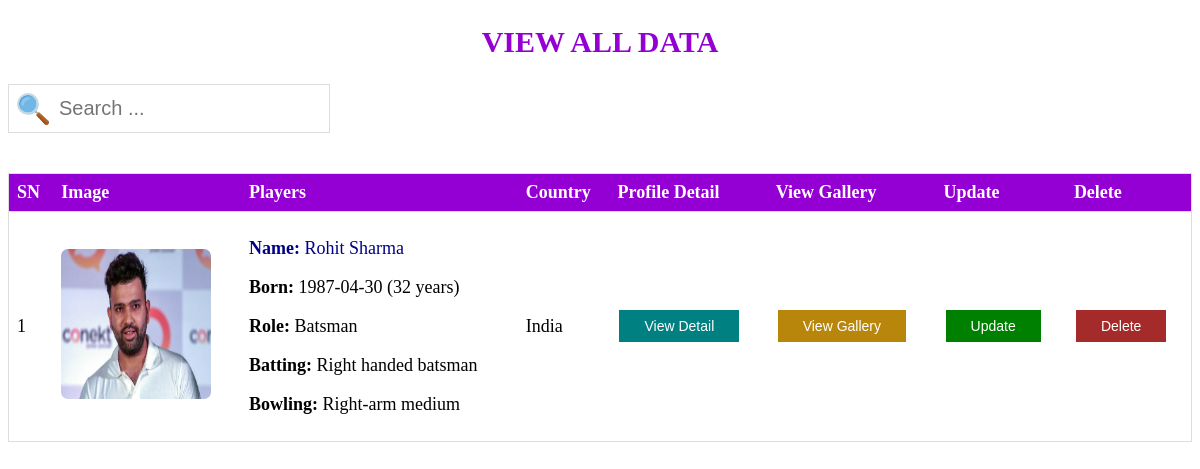
Screenshot of /viewdata.php with the database file from the repository.
### tables this page shows
CREATE TABLE `info` (
  `SN` int(11) NOT NULL AUTO_INCREMENT,
  `PlayerName` varchar(45) NOT NULL,
  `Born` varchar(45) DEFAULT NULL,
  `Role` varchar(45) DEFAULT NULL,
  `BattingStyle` varchar(45) DEFAULT NULL,
  `BowlingStyle` varchar(45) DEFAULT NULL,
  `Image` varchar(45) DEFAULT 'nophoto.png',
  `Country` varchar(45) DEFAULT NULL,
  `BirthPlace` varchar(45) DEFAULT '-',
  `Teams` longtext,
  `Description` longtext,
  PRIMARY KEY (`SN`,`PlayerName`)
);

### viewdata.php (the view, shortened to what this page needs)
<!DOCTYPE html>
<html>
    <head>
        <link rel="stylesheet" type="text/css" href="css/picgallery.css">
	    <link rel="stylesheet" type="text/css" href="css/lightbox.min.css">
    </head>
    <body>
        <h2>VIEW ALL DATA</h2>
        <input type="text" id="myInput" onkeyup="myFunction()" placeholder="Search ..." title="Type in a name">
        <table id="myTable">
        <thead>
            <tr>
                <th>SN</th>
                <th>Image</th>
                <th>Players </th>
                <th>Country</th>
                <th>Profile Detail</th>
                <th>View Gallery</th>
                <th>Update</th>
                <th>Delete</th>
            </tr>
        </thead>
        <tbody>
            <?php
                $host='localhost';
                $username='root';
                $password='vijay';
                $database='crud';
                $conn=mysqli_connect($host,$username,$password,$database) or die(mysqli_error($conn));
                $sql="select * from info";
                $result=mysqli_query($conn,$sql) or die(mysqli_error($conn));
                $snn=1;
                if($result==true)
                {
                    while($row=mysqli_fetch_assoc($result))
                    {
                        $sn=$row['SN'];
                        $playername=$row['PlayerName'];
                        $born=$row['Born'];
                        $role=$row['Role'];
                        $battingstyle=$row['BattingStyle'];
                        $bowlingstyle=$row['BowlingStyle'];
                        $image=$row['Image'];
                        $country=$row['Country'];
                        $date1=date("Y-m-d");
                        $date2=$born;
                        $diff = abs(strtotime($date2) - strtotime($date1));
                        $years = floor($diff / (365*60*60*24));
                        ?>
                        <tr>
                            <td><?php echo $snn++ ?></td>
                            <td>
                              <a href="img/<?php echo $image ?>" data-lightbox="MyGallery" data-title="<?php echo $image ?>"><img style="border-radius: 7px;" src="img/<?php echo $image ?>" height="150px" width="150px"></a>
                            </td>
                            <td>
                                <p class="innerdata"><span class="innerdata1">Name:</span> <?php echo $playername ?></p>
                                <p ><span class="innerdata1">Born: </span> <?php echo $born ?><span> (<?php echo $years ?> years)</span></p>
                                <p ><span class="innerdata1">Role:</span> <?php echo $role ?></p>
                                <p ><span class="innerdata1">Batting:</span> <?php echo $battingstyle ?></p>
                                <p ><span class="innerdata1">Bowling:</span> <?php echo $bowlingstyle ?></p>
                            </td>
                            <td><?php echo $country ?></td>
                            <td>
                                 <a href="detailprofile.php?PlayerName=<?php echo $playername ?>"><button class="btnprofile" type="button">View Detail</button></a><br>
                            </td>
                            <td>
                                 <a href="viewgallery.php?PlayerName=<?php echo $playername ?>"><button class="btngallery" type="button">View Gallery</button></a>
                            </td>
                            <td>
                                <a href="edit.php?sno=<?php echo $sn ?>"><button class="button" type="button">Update</button></a>
                            </td>
                            <td>
                                 <a href="delete.php?PlayerName=<?php echo $playername ?>"><button class="btndelete" type="button">Delete</button></a>
                            </td>
                        </tr>
                        <?php
                    }
                }
            ?>
        </tbody>
        </table>
    </body>
</html>

### viewdata.php (style rules this page uses)
table, tr, th, td { border-color: darkviolet; padding:8px; }
#myInput { background-image: url('img/search.png'); background-position: 8px 8px; background-repeat: no-repeat; font-size: 20px; padding: 12px 20px 12px 50px; border: 1px solid #ddd; margin-bottom: 40px; }
#myTable { border-collapse: collapse; width: 100%; border: 1px solid #ddd; font-size: 18px; }
#myTable th, #myTable td { text-align: left; padding: 8px; }
th { background-color: darkviolet; color:white; }
#myTable tr { border-bottom: 1px solid #ddd; }
input[type=text] { width: 250px; -webkit-transition: width 0.4s ease-in-out; transition: width 0.4s ease-in-out; }
h2 { color:darkviolet; text-align: center; font-size: 30px; }
.button { background-color: green; border: none; color: white; padding: 8px 25px; text-align: center; text-decoration: none; display: inline-block; font-size: 14px; margin: 4px 2px; cursor: pointer; }
.btndelete { background-color: brown; border: none; color: white; padding: 8px 25px; text-align: center; text-decoration: none; display: inline-block; font-size: 14px; margin: 4px 2px; cursor: pointer; }
.btngallery { background-color: darkgoldenrod; border: none; color: white; padding: 8px 25px; text-align: center; text-decoration: none; display: inline-block; font-size: 14px; margin: 4px 2px; cursor: pointer; }
.btnprofile { background-color:teal; border: none; color: white; padding: 8px 25px; text-align: center; text-decoration: none; display: inline-block; font-size: 14px; margin: 4px 2px; cursor: pointer; }
.innerdata { color:darkblue; }
.innerdata1 { font-weight:bold; }

### rows the page displays
info: Image (picture), PlayerName "Rohit Sharma", Born "1987-04-30", Role "Batsman", BattingStyle "Right handed batsman", BowlingStyle "Right-arm medium", Country "India"
